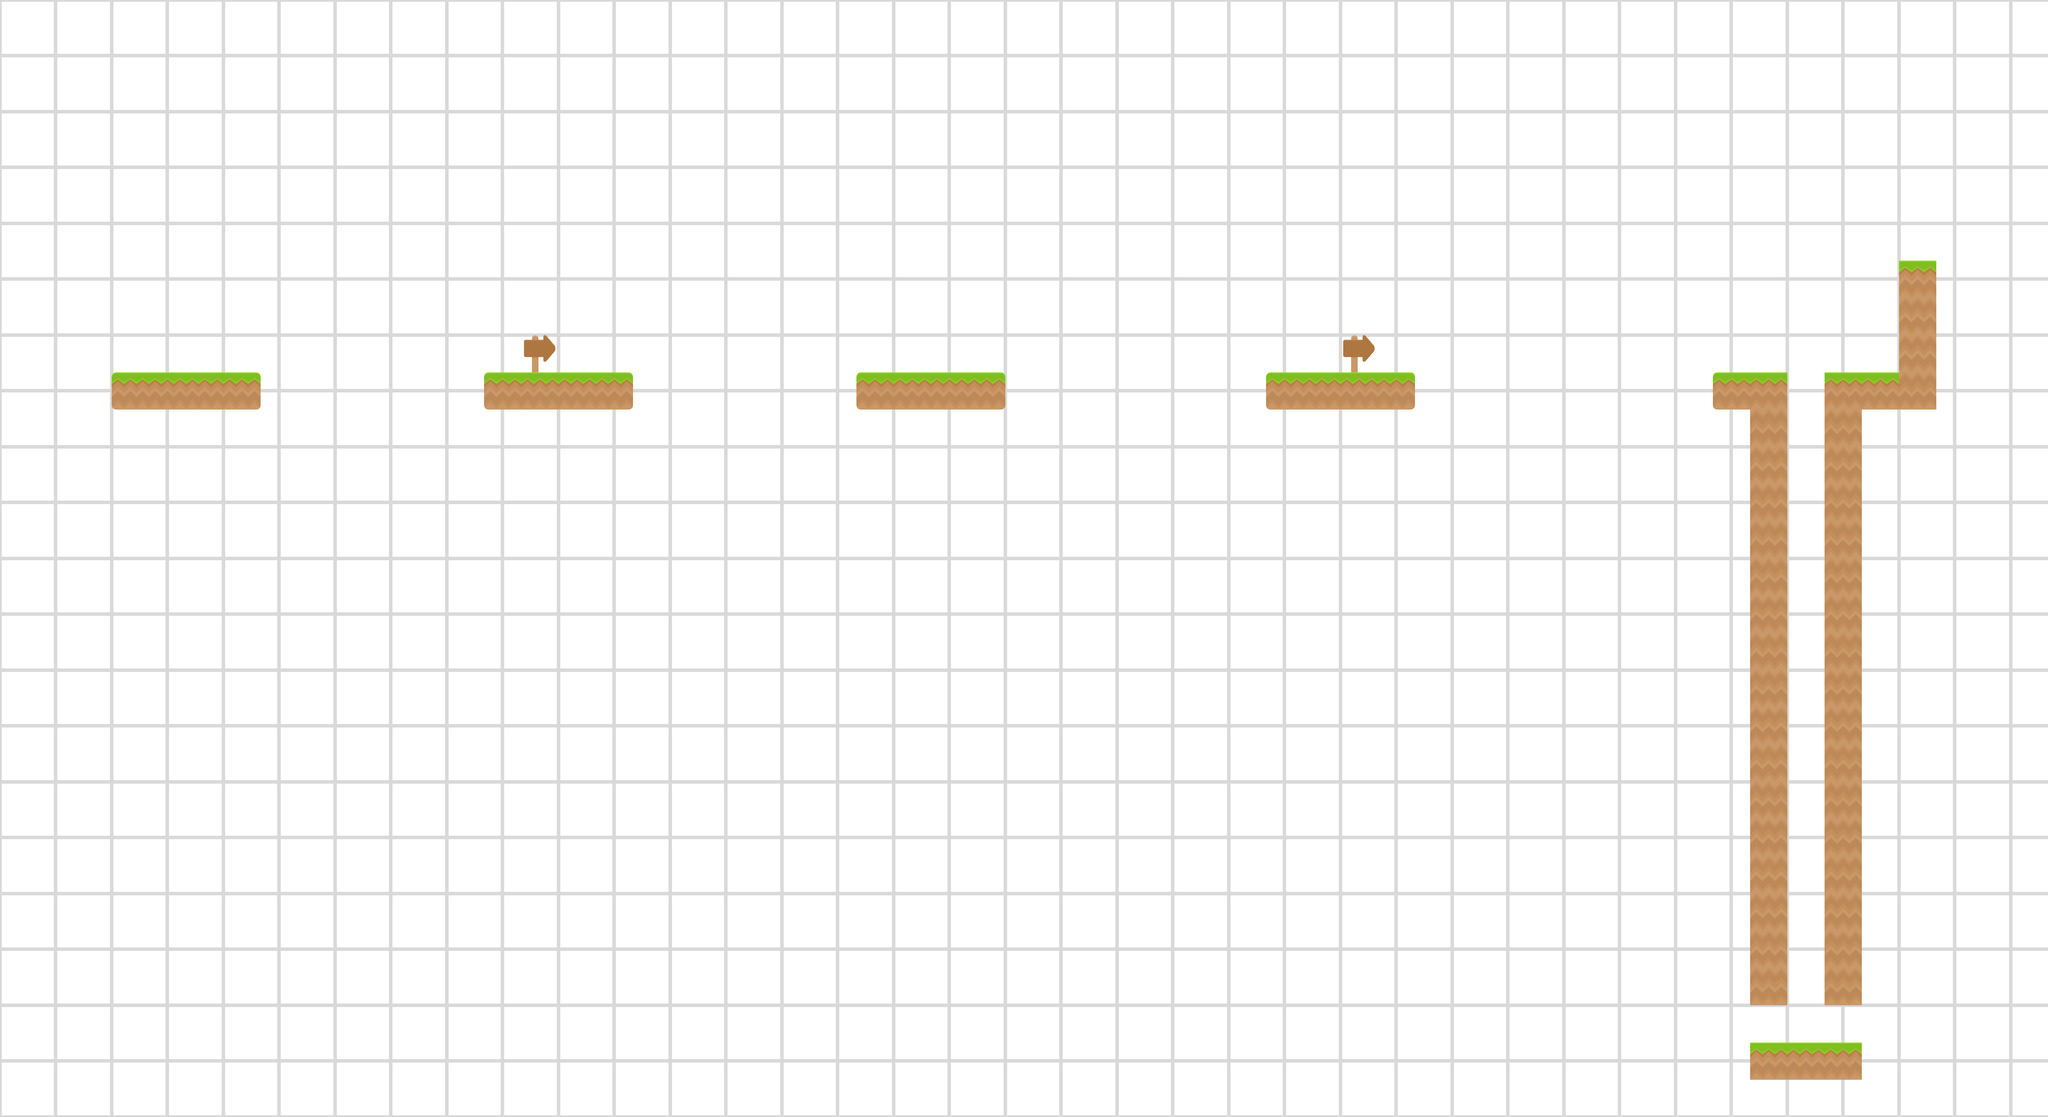

A level layout from a 2D game, rendered from its tile map. Below: a short description, then the map file with tile-grid data replaced by summaries:
An orthogonal 55x30 tile map with 128x128 px tiles, 3 tile layers (background, tiles2, tiles), 3 tilesets and 12 objects.

<map version="1.2" tiledversion="1.2.1" orientation="orthogonal" renderorder="right-down" width="55" height="30" tilewidth="128" tileheight="128" infinite="0" nextlayerid="11" nextobjectid="31">
 <tileset firstgid="1" source="spritesheet_ground.tsx" />
 <tileset firstgid="129" source="spritesheet_tiles.tsx" />
 <tileset firstgid="257" source="PaperBackground.tsx" />
 <layer id="7" name="background" width="55" height="30">
  <data>[1650 cells, 1650 non-empty, 9 distinct tile ids]</data>
 </layer>
 <layer id="8" name="tiles2" width="55" height="30">
  <data>[1650 cells, 2 non-empty, 1 distinct tile ids]</data>
 </layer>
 <layer id="9" name="tiles" width="55" height="30">
  <data>[1650 cells, 59 non-empty, 4 distinct tile ids]</data>
 </layer>
 <objectgroup id="4" name="goal">
  <object id="20" x="6144" y="3456" width="128" height="128" />
 </objectgroup>
 <objectgroup id="5" name="ground">
  <object id="21" x="384" y="1280" width="512" height="128" />
  <object id="22" x="1664" y="1280" width="512" height="128" />
  <object id="23" x="2944" y="1280" width="512" height="128" />
  <object id="24" x="4352" y="1280" width="512" height="128" />
  <object id="25" x="5888" y="1280" width="256" height="128" />
  <object id="26" x="6016" y="1408" width="128" height="2048" />
  <object id="27" x="6272" y="1280" width="128" height="2176" />
  <object id="28" x="6400" y="1280" width="256" height="128" />
  <object id="29" x="6528" y="896" width="128" height="384" />
  <object id="30" x="6016" y="3584" width="384" height="128" />
 </objectgroup>
 <objectgroup id="10" name="spikes" />
 <objectgroup id="6" name="startPos">
  <object id="17" x="384" y="1152" width="128" height="128" />
 </objectgroup>
</map>
